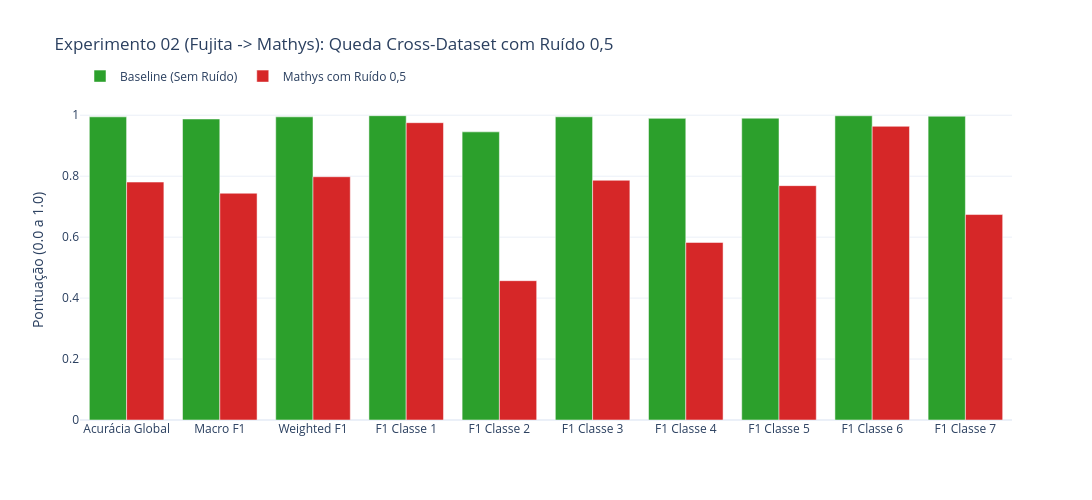

The notebook cell this image was saved under:
### Code cell
# 7. Gráfico 4 — Comparativo de Desempenho (Fujita Limpo vs. Mathys com Ruído 0,5)
fig_comp = plotar_comparativo(
    relatorio_limpo, relatorio_ruido,
    "Experimento 02 (Fujita -> Mathys): Queda Cross-Dataset com Ruído 0,5",
    nome_cenario_ruido="Mathys com Ruído 0,5"
)
fig_comp.show()

acc_limpo = relatorio_limpo["accuracy"]
acc_ruido = relatorio_ruido["accuracy"]
macro_limpo = relatorio_limpo["macro avg"]["f1-score"]
macro_ruido = relatorio_ruido["macro avg"]["f1-score"]

print("=" * 60)
print(f"Acurácia Global   : {acc_limpo*100:.2f}% (Fujita Limpo) -> {acc_ruido*100:.2f}% (Mathys Ruído) | Delta: {(acc_limpo - acc_ruido)*100:+.2f} p.p.")
print(f"Macro F1-Score    : {macro_limpo*100:.2f}% -> {macro_ruido*100:.2f}% | Delta: {(macro_limpo - macro_ruido)*100:+.2f} p.p.")
print("=" * 60)

### Figure 1 — Plotly figure (JSON) as saved in the notebook; plotly's stock layout.template omitted (floating-point values rounded to 4 significant figures)
{"data": [{"marker": {"color": "#2ca02c"}, "name": "Baseline (Sem Ruído)", "type": "bar", "x": ["Acurácia Global", "Macro F1", "Weighted F1", "F1 Classe 1", "F1 Classe 2", "F1 Classe 3", "F1 Classe 4", "F1 Classe 5", "F1 Classe 6", "F1 Classe 7"], "y": [0.9948, 0.9877, 0.9948, 0.9985, 0.9455, 0.9949, 0.9898, 0.9904, 0.9983, 0.9969]}, {"marker": {"color": "#d62728"}, "name": "Mathys com Ruído 0,5", "type": "bar", "x": ["Acurácia Global", "Macro F1", "Weighted F1", "F1 Classe 1", "F1 Classe 2", "F1 Classe 3", "F1 Classe 4", "F1 Classe 5", "F1 Classe 6", "F1 Classe 7"], "y": [0.7807, 0.7441, 0.7982, 0.9756, 0.4571, 0.7866, 0.5826, 0.769, 0.9637, 0.6742]}], "layout": {"barmode": "group", "height": 500, "legend": {"orientation": "h", "y": 1.12}, "title": {"text": "Experimento 02 (Fujita -> Mathys): Queda Cross-Dataset com Ruído 0,5"}, "width": 1100, "yaxis": {"range": [0, 1.05], "title": {"text": "Pontuação (0.0 a 1.0)"}}}}
